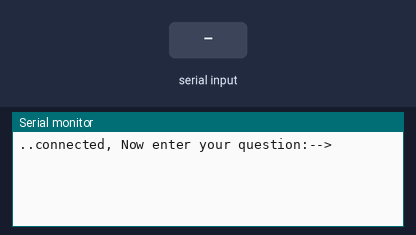
A sketch run on a simulated ESP32. On the bench: the last lines printed to the serial monitor. Inputs (shaded band) come from the test bench. WiFi joins after 1.5 s; servers stay silent unless stated; uploads are accepted with an empty reply.

Above: at 3.2 s.
3.3 s: "1\n" received over Serial
At 4.7 s:
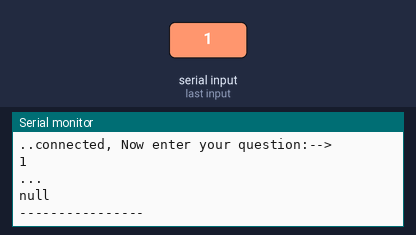
5.0 s: "0\n" received over Serial
At 5.16 s:
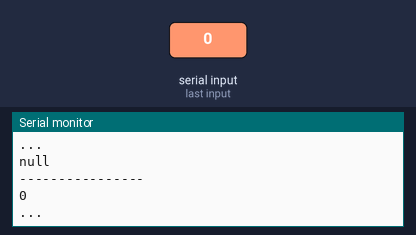
6.5 s: "2\n" received over Serial
At 6.66 s:
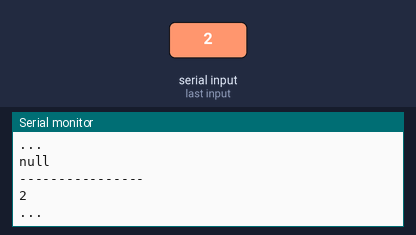

Measured:
- after the input at 3.3 s, the serial monitor: prints a new line at once (image 1)
- after the input at 5.0 s, the serial monitor: prints a new line at once (image 2)
- after the input at 6.5 s, the serial monitor: prints a new line at once (image 3)

The sketch:

GPTonBoard.ino
```cpp
#include <Arduino.h>
#include <WiFi.h>
#include <HTTPClient.h>
#include <ArduinoJson.h>

const char* ssid = "Galaxy F22 E9F4";
const char* password = "KS1234321";
const char* chatgpt_token = "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";
char chatgpt_Q[256];

String extractContent(String jsonResponse) {
  DynamicJsonDocument doc(1024);
  deserializeJson(doc, jsonResponse);
  JsonObject message = doc["choices"][0]["message"];
  return message["content"].as<String>();
}

void setup() {
  Serial.begin(115200);

  WiFi.mode(WIFI_STA);
  WiFi.disconnect();
  while(!Serial);

  WiFi.begin(ssid, password);
  while (WiFi.status() != WL_CONNECTED) {
    delay(1000);
    Serial.print(".");
  }
  Serial.println("connected, Now enter your question:-->");
}

void loop() {
  while (!Serial.available()) {
    delay(100);
  }
  String input = Serial.readStringUntil('\n');

  input.trim();
  input.toCharArray(chatgpt_Q, sizeof(chatgpt_Q));
  Serial.println(chatgpt_Q);

    HTTPClient https;

    Serial.println("...");
    if (https.begin("https://api.openai.com/v1/chat/completions")) {

      https.addHeader("Content-Type", "application/json");
      String token_key = String("Bearer ") + chatgpt_token;
      https.addHeader("Authorization", token_key);

      String payload = String("{\"model\": \"gpt-3.5-turbo\", \"messages\": [{\"role\":\"user\", \"content\": \"")+ chatgpt_Q + String("\"}]}");

      //Serial.println(payload);
      int httpCode = https.POST(payload);

      String payload2 = https.getString();
      // Serial.println(payload2);
      String content = extractContent(payload2);
      Serial.println(content);

      https.end();
    }

  Serial.println("----------------");
  delay(1000);
}
```
